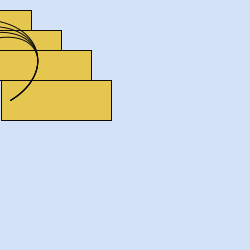
Frame 1 (no input)
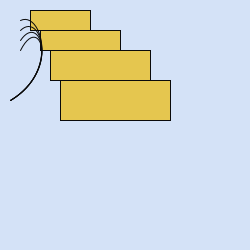
Frame 60 (the mouse pressed at the canvas centre just before this capture)
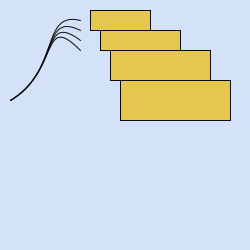
Frame 120 (the mouse held since frame 60 and released just before this capture)

The Processing sketch that drew these frames (run headless with seeded random() and noise(); from frame 60 on, the mouse is pressed at the canvas centre):

// Processing sketch: processing_18524
// ── processing_18524.pde

void setup ()
{
  size (250,250);
  frameRate (50);
}
int x=0;
void draw ()
{
x=x+1;
if (x>250) {x=0;}
background (212,226,247);
stroke (10);
fill (229,198,79);
smooth ();
rect (x-30,10,60,20);
rect (x-20,30,80,20);
rect (x-10,50,100,30);
rect (x,80,110,40);
noFill ();
bezier (x-40,50,40,10,60,70,10,100);
bezier (x-40,40,40,10,60,70,10,100);
bezier (x-40,30,40,10,60,70,10,100);
bezier (x-40,20,40,10,60,70,10,100);
}
                
                
